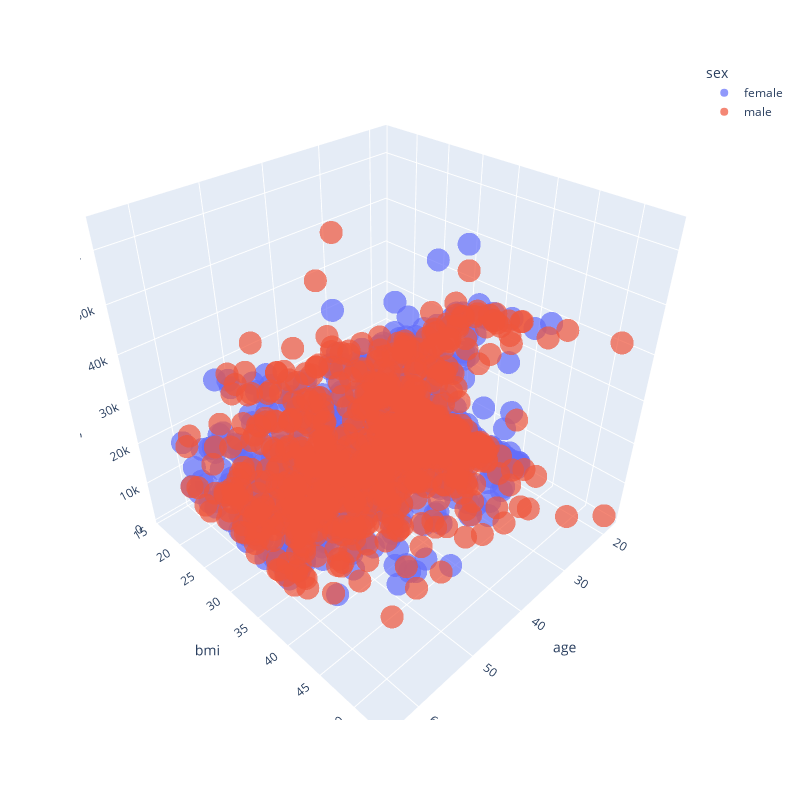

Source (notebook cell):
### Code cell
plt.figure(figsize=(12,6))
fig = px.scatter_3d(insurance, x='age', y='bmi', z='charges', color='sex',
                   opacity=0.7, width=800, height=800)
fig

### Figure 1 — Plotly figure (JSON) as saved in the notebook; plotly's stock layout.template omitted (floating-point values rounded to 4 significant figures; data arrays with more than 128 entries replaced by an {"elided": "..."} marker saying what was removed)
{"data": [{"hovertemplate": "sex=female<br>age=%{x}<br>bmi=%{y}<br>charges=%{z}<extra></extra>", "legendgroup": "female", "marker": {"color": "#636efa", "opacity": 0.7, "symbol": "circle"}, "mode": "markers", "name": "female", "scene": "scene", "showlegend": true, "type": "scatter3d", "x": {"elided": "662 int values"}, "y": {"elided": "662 float values"}, "z": {"elided": "662 float values"}}, {"hovertemplate": "sex=male<br>age=%{x}<br>bmi=%{y}<br>charges=%{z}<extra></extra>", "legendgroup": "male", "marker": {"color": "#EF553B", "opacity": 0.7, "symbol": "circle"}, "mode": "markers", "name": "male", "scene": "scene", "showlegend": true, "type": "scatter3d", "x": {"elided": "676 int values"}, "y": {"elided": "676 float values"}, "z": {"elided": "676 float values"}}], "layout": {"height": 800, "legend": {"title": {"text": "sex"}, "tracegroupgap": 0}, "margin": {"t": 60}, "scene": {"domain": {"x": [0, 1], "y": [0, 1]}, "xaxis": {"title": {"text": "age"}}, "yaxis": {"title": {"text": "bmi"}}, "zaxis": {"title": {"text": "charges"}}}, "width": 800}}
